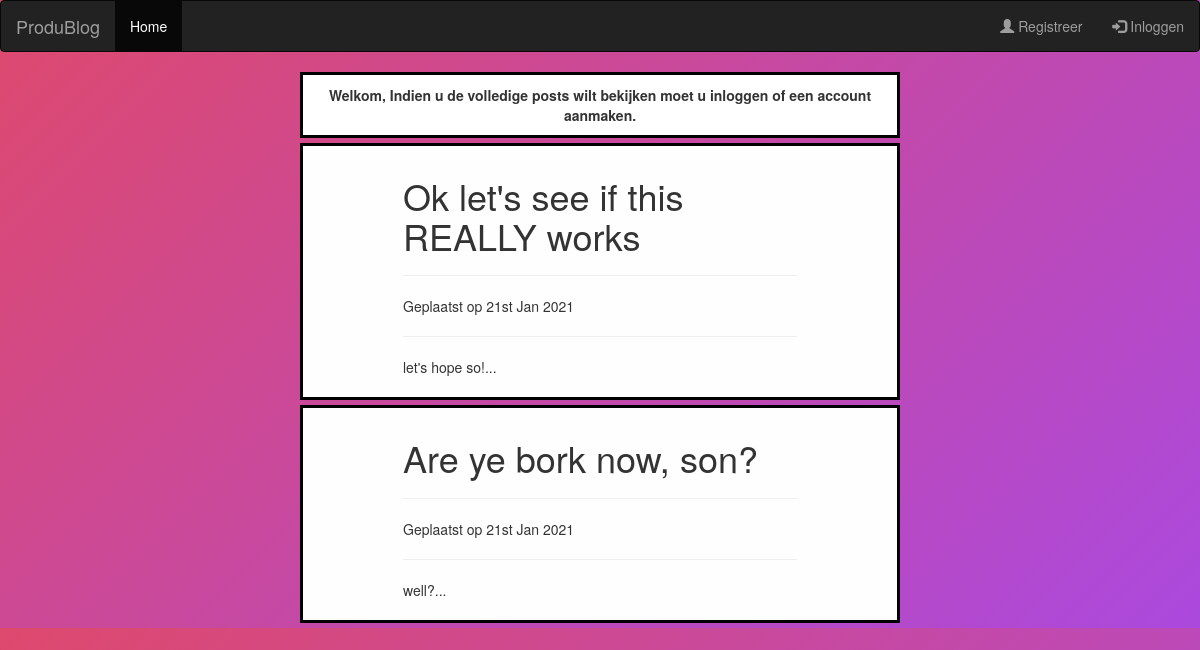
Page /Produblog/home.php on the earlier database version.
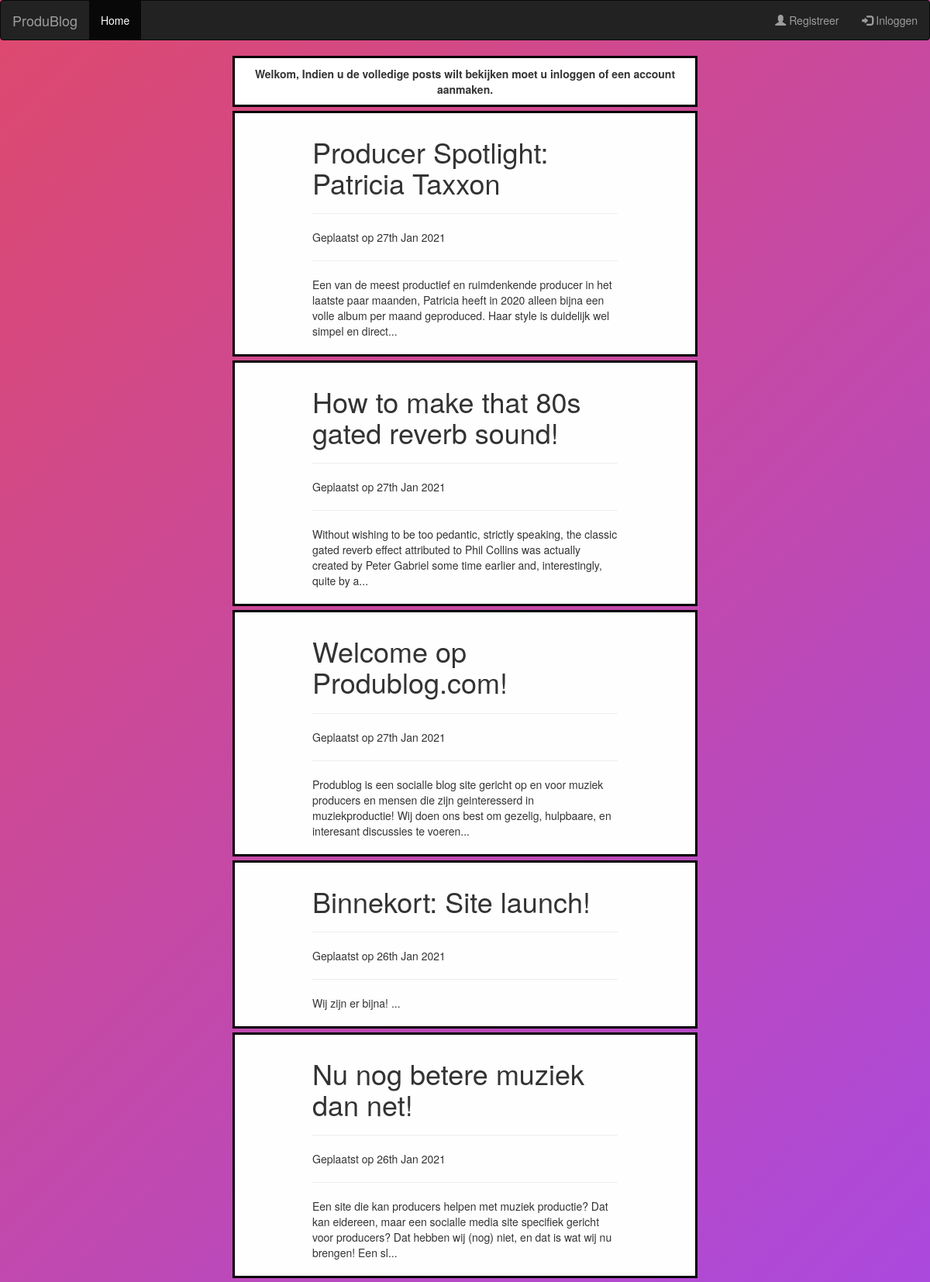
Same page on the later database version.
### tables this page shows
CREATE TABLE `post` (
  `idPost` int(11) NOT NULL,
  `idUsers` int(11) NOT NULL,
  `postname` varchar(64) DEFAULT NULL,
  `postcontent` longtext NOT NULL,
  `file_ops` varchar(255) DEFAULT NULL,
  `datum` date DEFAULT NULL,
  `admin_post` tinyint(1) DEFAULT NULL
);

### Produblog/assets/includes/functions/functions.php (called while the page is built, shortened)
<?php
function getAdminPost($id = null){
$input_parameters = array();
$con = getDBConnection();
$sql = "SELECT * FROM post WHERE admin_post='1' ORDER BY idPost DESC LIMIT 5";
array_push($input_parameters , $id);
$stmt = $con->prepare($sql);
$stmt->execute($input_parameters);
return $id != null ? $stmt->fetch() : $stmt->fetchAll();
}
function html($text){
    return htmlspecialchars($text, ENT_QUOTES | ENT_SUBSTITUTE, 'UTF-8');
}
?>

### Produblog/home.php (the view, shortened to what this page needs)
<?php
		if(!isset($_SESSION['idUsers'])){
			echo "
			<div class='welkom-home'>
			Welkom, Indien u de volledige posts wilt bekijken moet u inloggen of een account aanmaken.
			</div>
			";
		}
		$adminposts = getAdminPost();
		foreach($adminposts as $adminpost){
			echo"
			<div class='container2'>
				<div class='content2'>
					<div>
					<h1>".html($adminpost->postname)."</h1>
					<hr>
					<p>Geplaatst op ".date('jS M Y', strtotime($adminpost->datum))."</p>
					<hr>
					<p>".$shortdisplay = substr(html($adminpost->postcontent), 0, 200)."...</p>
			 ";
			echo"
					</div>
				</div>
			</div>
		";
		}
?>
<?php include_once('assets/includes/footer.php'); ?>

Differences in the rows shown:
no longer on this page (row edited): post: postname "Ok let's see if this REALLY works", datum "21st Jan 2021", postcontent "let's hope so!"
removed post: postname "Are ye bork now, son?", datum "21st Jan 2021", postcontent "well?"
added post: postname "Producer Spotlight: Patricia Taxxon", datum "27th Jan 2021", postcontent "Een van de meest productief en ruimdenkende producer in het laatste paar maanden, Patricia heeft in 2020 alleen bijna een volle album per maand geproduced. Haar style is duidelijk wel simpel en direct"
added post: postname "How to make that 80s gated reverb sound!", datum "27th Jan 2021", postcontent "Without wishing to be too pedantic, strictly speaking, the classic gated reverb effect attributed to Phil Collins was actually created by Peter Gabriel some time earlier and, interestingly, quite by a"
now on this page (row edited): post: postname "Welcome op Produblog.com!", datum "27th Jan 2021", postcontent "Produblog is een socialle blog site gericht op en voor muziek producers en mensen die zijn geinteresserd in muziekproductie! Wij doen ons best om gezelig, hulpbaare, en interesant discussies te voeren"
added post: postname "Binnekort: Site launch!", datum "26th Jan 2021", postcontent "Wij zijn er bijna!"
now on this page (row edited): post: postname "Nu nog betere muziek dan net!", datum "26th Jan 2021", postcontent "Een site die kan producers helpen met muziek productie? Dat kan eidereen, maar een socialle media site specifiek gericht voor producers? Dat hebben wij (nog) niet, en dat is wat wij nu brengen! Een sl"
